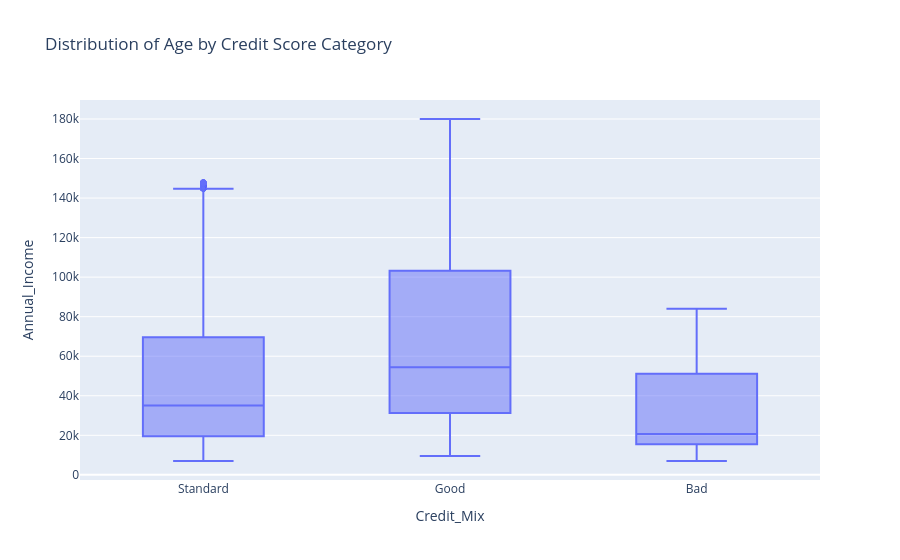

The notebook cell this image was saved under:
### Markdown cell above
La mediana de los ingresos de los clientes malos parecen significativamente inferiores a los clientes Standard y en mayor medida a los Buenos.

### Code cell
fig_box = px.box(df, x="Credit_Mix", y="Annual_Income", title="Distribution of Age by Credit Score Category")
fig_box.show()

### Figure 1 — Plotly figure (JSON) as saved in the notebook; plotly's stock layout.template omitted (floating-point values rounded to 4 significant figures; data arrays with more than 128 entries replaced by an {"elided": "..."} marker saying what was removed)
{"data": [{"alignmentgroup": "True", "hovertemplate": "Credit_Mix=%{x}<br>Annual_Income=%{y}<extra></extra>", "legendgroup": "", "marker": {"color": "#636efa"}, "name": "", "notched": false, "offsetgroup": "", "orientation": "v", "showlegend": false, "type": "box", "x": {"elided": "100000 str values"}, "x0": " ", "xaxis": "x", "y": {"elided": "100000 float values"}, "y0": " ", "yaxis": "y"}], "layout": {"boxmode": "group", "legend": {"tracegroupgap": 0}, "title": {"text": "Distribution of Age by Credit Score Category"}, "xaxis": {"anchor": "y", "domain": [0, 1], "title": {"text": "Credit_Mix"}}, "yaxis": {"anchor": "x", "domain": [0, 1], "title": {"text": "Annual_Income"}}}}
